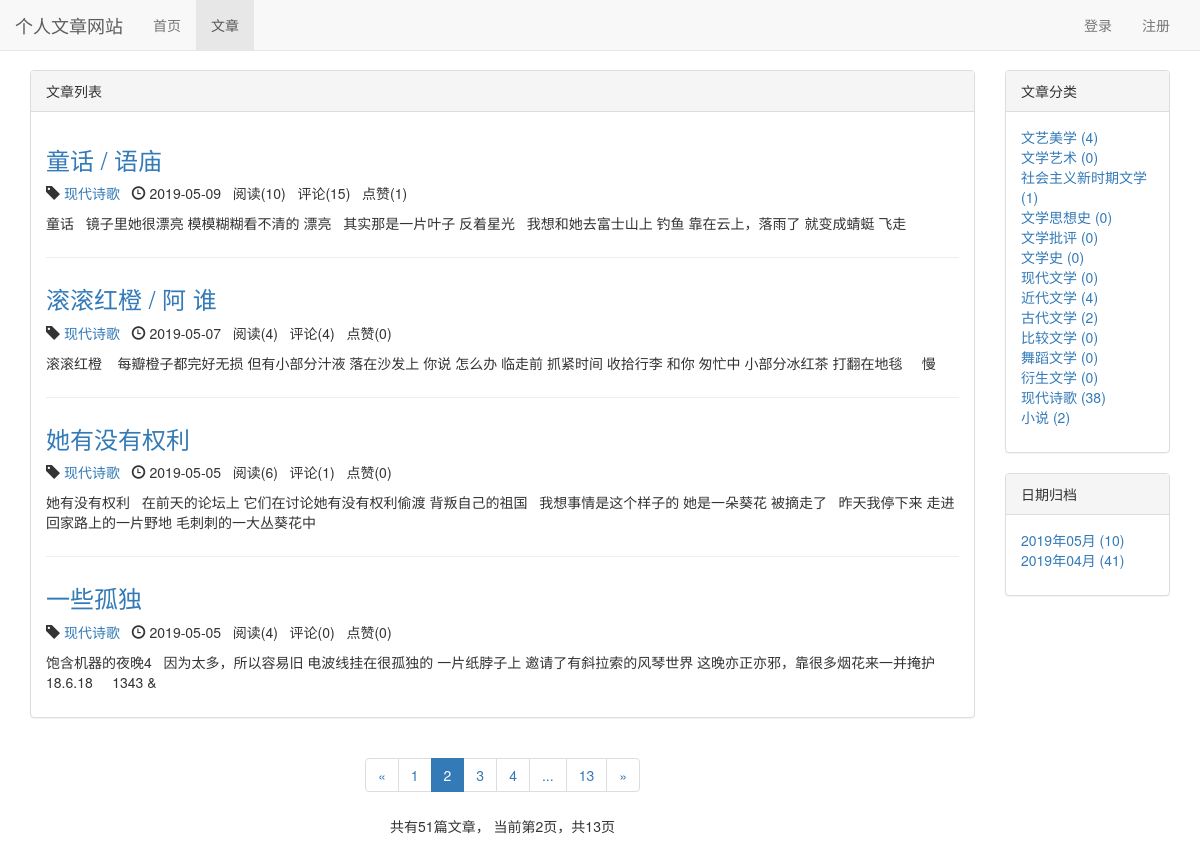
Screenshot of /blog/?page=2 with the database file from the repository.
### blog/models.py (models this page shows, shortened)
class Blog(models.Model, ReadNumExpandMethod):
    title = models.CharField('标题',max_length=50)
    blog_type = models.ForeignKey(BlogType, on_delete=models.CASCADE,verbose_name = '文章类型')
    content = RichTextUploadingField()  #文本内容，富文本标签
    author = models.ForeignKey(User, on_delete=models.CASCADE,verbose_name = '作者')
    read_details = GenericRelation(ReadDetail)
    created_time = models.DateTimeField('创建时间',auto_now_add=True)
    last_updated_time = models.DateTimeField('最后更新时间',auto_now=True)
    class Meta:
        ordering = ['-created_time']
        verbose_name = '文章'
        verbose_name_plural = '文章'

class BlogType(models.Model):
    type_name = models.CharField(max_length=15,verbose_name = '文章类型')
    def __str__(self):
        return self.type_name
    class Meta:
        verbose_name = '文章类型'
        verbose_name_plural = '文章类型'

### read_statistics/models.py (models this page shows)
class ReadNum(models.Model):
    read_num = models.IntegerField(default=0,verbose_name = '阅读数')
    content_type = models.ForeignKey(ContentType, on_delete=models.CASCADE)
    object_id = models.PositiveIntegerField()
    content_object = GenericForeignKey('content_type', 'object_id')
    class Meta:
        verbose_name = '阅读次数'
        verbose_name_plural = '阅读次数'

### likes/models.py (models this page shows)
class LikeCount(models.Model):
    content_type = models.ForeignKey(ContentType, on_delete=models.CASCADE)
    object_id = models.PositiveIntegerField()
    content_object = GenericForeignKey('content_type', 'object_id')
    liked_num = models.IntegerField(default=0)#已点赞数量，默认数量为1

### blog/views.py (the view)
# urls.py: path('', views.blog_list, name = 'blog_list'),
def blog_list(request):
	blogs_all_list = Blog.objects.all()
	context = get_blog_list_common_date(request,blogs_all_list)
	return render(request, 'blog/blog_list.html', context)

### comment/templatetags/comment_tags.py (called while the page is built)
@register.simple_tag
def get_comment_count(obj):
    content_type = ContentType.objects.get_for_model(obj)
    return Comment.objects.filter(content_type=content_type, object_id=obj.pk).count()#.pk是获取obj的组件值

### likes/templatetags/likes_tags.py (called while the page is built)
@register.simple_tag
def get_like_count(obj):    #获取点赞的数量
    content_type = ContentType.objects.get_for_model(obj)
    like_count, created = LikeCount.objects.get_or_create(content_type=content_type, object_id=obj.pk)  #此数据可能不存在，使用方法get_or_create
    return like_count.liked_num

### read_statistics/models.py (called while the page is built)
      def get_read_num(self):
        try:
            ct = ContentType.objects.get_for_model(self)
            readnum = ReadNum.objects.get(content_type = ct, object_id = self.pk)
            return readnum.read_num
        except exceptions.ObjectDoesNotExist:
            return 0

### user/context_processors.py (called while the page is built)
def login_modal_form(request):
    return {'login_modal_form': LoginForm()}

### blog/templates/blog/blog_list.html (shortened to what this page needs)
{% extends 'base.html' %}
{% block nav_blog_active %}active{% endblock %}
{% load staticfiles %}
{% load comment_tags %}
{% load likes_tags %}
{% block header_extends %}
    <link rel="stylesheet" href="{% static 'blog/blog.css' %}">
{% endblock %}
{% block content %}
    <div class="container">
        <div class="row">
            <div class="col-xs-12 col-sm-8 col-md-9 col-lg-10">
                <div class="panel panel-default">
                    <div class="panel-heading">{% block blog_list_title %}文章列表{% endblock %}</div>
                    <div class="panel-body">
                        {% for blog in blogs %}
                            <div class="blog">
                                <h3><a href="{% url 'blog_detail' blog.pk %}">{{ blog.title }}</a></h3>
                                <p class="blog-info">
                                    <span class="glyphicon glyphicon-tag"></span> <a href="{% url 'blogs_with_type' blog.blog_type.pk %}">{{ blog.blog_type }}</a>&nbsp;&nbsp;
                                    <span class="glyphicon glyphicon-time"></span> {{ blog.created_time|date:"Y-m-d" }}&nbsp;&nbsp;
                                    阅读({{ blog.get_read_num }})&nbsp;&nbsp;
                                    评论({% get_comment_count blog %})&nbsp;&nbsp;
                                    点赞({% get_like_count blog %})
                                </p>
                                <p>{{ blog.content|striptags|truncatechars:150|safe }}</p>
                            </div>
                        {% empty %}
                            <div class="blog">
                                <h3>暂无博客，敬请期待</h3>
                            </div>
                        {% endfor %}
                    </div>
                </div>
                <div class="paginator">
                    <ul class="pagination">
                        <li>
                            {% if page_of_blogs.has_previous %}
                                <a href="?page={{ page_of_blogs.previous_page_number }}" aria-label="Previous">
                                    <span aria-hidden="true">&laquo;</span>
                                </a>
                            {% else %}
                                <span aria-hidden="true">&laquo;</span>
                            {% endif %}
                        </li>
                        {% for page_num in page_range %}
                            {% if page_num == page_of_blogs.number %}
                                <li class="active"><span>{{ page_num }}</span></li>
                            {% else %}
                                {% if page_num == '...' %}
                                    <li><span>{{ page_num }}</span></li>
                                {% else %}
                                    <li><a href="?page={{ page_num }}">{{ page_num }}</a></li>
                                {% endif %}
                            {% endif %}
                        {% endfor %}
                        <li>
                            {% if page_of_blogs.has_next %}
                                <a href="?page={{ page_of_blogs.next_page_number }}" aria-label="Next">
                                    <span aria-hidden="true">&raquo;</span>
                                </a>
                            {% else %}
                                <span aria-hidden="true">&raquo;</span>
                            {% endif %}
                        </li>
                    </ul>
                    <p>
                        共有{{ page_of_blogs.paginator.count }}篇文章，
                        当前第{{ page_of_blogs.number }}页，共{{ page_of_blogs.paginator.num_pages }}页
                    </p>
                </div>
            </div>
            <div class="hidden-xs col-sm-4 col-md-3 col-lg-2">
                <div class="panel panel-default">
                    <div class="panel-heading">文章分类</div>
                    <div class="panel-body">
                        <ul class="blog-types">
                            {% for blog_type in blog_types %}
                                <li>
                                    <a href="{% url 'blogs_with_type' blog_type.pk %}">
                                        {{ blog_type.type_name }} ({{ blog_type.blog_count }})
                                    </a>
                                </li>
                            {% empty %}
                                <li>暂无分类</li>
                            {% endfor %}
                        </ul>
                    </div>
                </div>
                <div class="panel panel-default">
                    <div class="panel-heading">日期归档</div>
                    <div class="panel-body">
                        <ul>
                            {% for blog_date, blog_count in blog_dates.items %}
                                <li>
                                    <a href="{% url 'blogs_with_date' blog_date.year blog_date.month %}">
                                        {{ blog_date|date:"Y年m月" }} ({{ blog_count }})
                                    </a>
                                </li>
                            {% endfor %}
                        </ul>
                    </div>
                </div>
            </div>
        </div>
    </div>
{% endblock %}

### static/base.css (style rules this page uses)
* { margin: 0; padding: 0; }
body { margin-top:70px!important; }
ul { list-style-type: none; }

### blog/static/blog/blog.css (style rules this page uses)
ul.blog-types { list-style-type: none; }
div.blog:not(:last-child) { margin-bottom: 2em; padding-bottom: 1em; border-bottom: 1px solid #eee; }
div.paginator { text-align: center; }

### rows the page displays
Blog: title "童话 / 语庙", blog_type "现代诗歌", created_time "2019-05-09", get_read_num "10", id "15", id.liked_num "1", content "童话 镜子里她很漂亮 模模糊糊看不清的 漂亮 其实那是一片叶子 反着星光 我想和她去富士山上 钓鱼 靠在云上，落雨了 就变成蜻蜓 飞走"
Blog: title "滚滚红橙 / 阿 谁", blog_type "现代诗歌", created_time "2019-05-07", get_read_num "4", id "4", id.liked_num "0", content "滚滚红橙 每瓣橙子都完好无损 但有小部分汁液 落在沙发上 你说 怎么办 临走前 抓紧时间 收拾行李 和你 匆忙中 小部分冰红茶 打翻在地毯 慢"
Blog: title "她有没有权利", blog_type "现代诗歌", created_time "2019-05-05", get_read_num "6", id "1", id.liked_num "0", content "她有没有权利 在前天的论坛上 它们在讨论她有没有权利偷渡 背叛自己的祖国 我想事情是这个样子的 她是一朵葵花 被摘走了 昨天我停下来 走进回家路上的一片野地 毛刺刺的一大丛葵花中"
Blog: title "一些孤独", blog_type "现代诗歌", created_time "2019-05-05", get_read_num "4", id "0", id.liked_num "0", content "饱含机器的夜晚4 因为太多，所以容易旧 电波线挂在很孤独的 一片纸脖子上 邀请了有斜拉索的风琴世界 这晚亦正亦邪，靠很多烟花来一并掩护 18.6.18 1343 &"
BlogType: type_name "文艺美学", blog_count "4"
BlogType: type_name "文学艺术", blog_count "0"
BlogType: type_name "社会主义新时期文学", blog_count "1"
BlogType: type_name "文学思想史", blog_count "0"
BlogType: type_name "文学批评", blog_count "0"
BlogType: type_name "文学史", blog_count "0"
BlogType: type_name "现代文学", blog_count "0"
BlogType: type_name "近代文学", blog_count "4"
BlogType: type_name "古代文学", blog_count "2"
BlogType: type_name "比较文学", blog_count "0"
BlogType: type_name "舞蹈文学", blog_count "0"
BlogType: type_name "衍生文学", blog_count "0"
BlogType: type_name "现代诗歌", blog_count "38"
BlogType: type_name "小说", blog_count "2"

### other values shown
{{ page_num }} "1" "3" "4" "13"
{{ page_num }} "2"
{{ page_num }} "..."
{{ page_of_blogs.paginator.count }} "51"
{{ page_of_blogs.number }} "2"
{{ page_of_blogs.paginator.num_pages }} "13"
{{ blog_date|date:"Y年m月" }} "2019年05月" "2019年04月"
{{ blog_count }} "10" "41"
